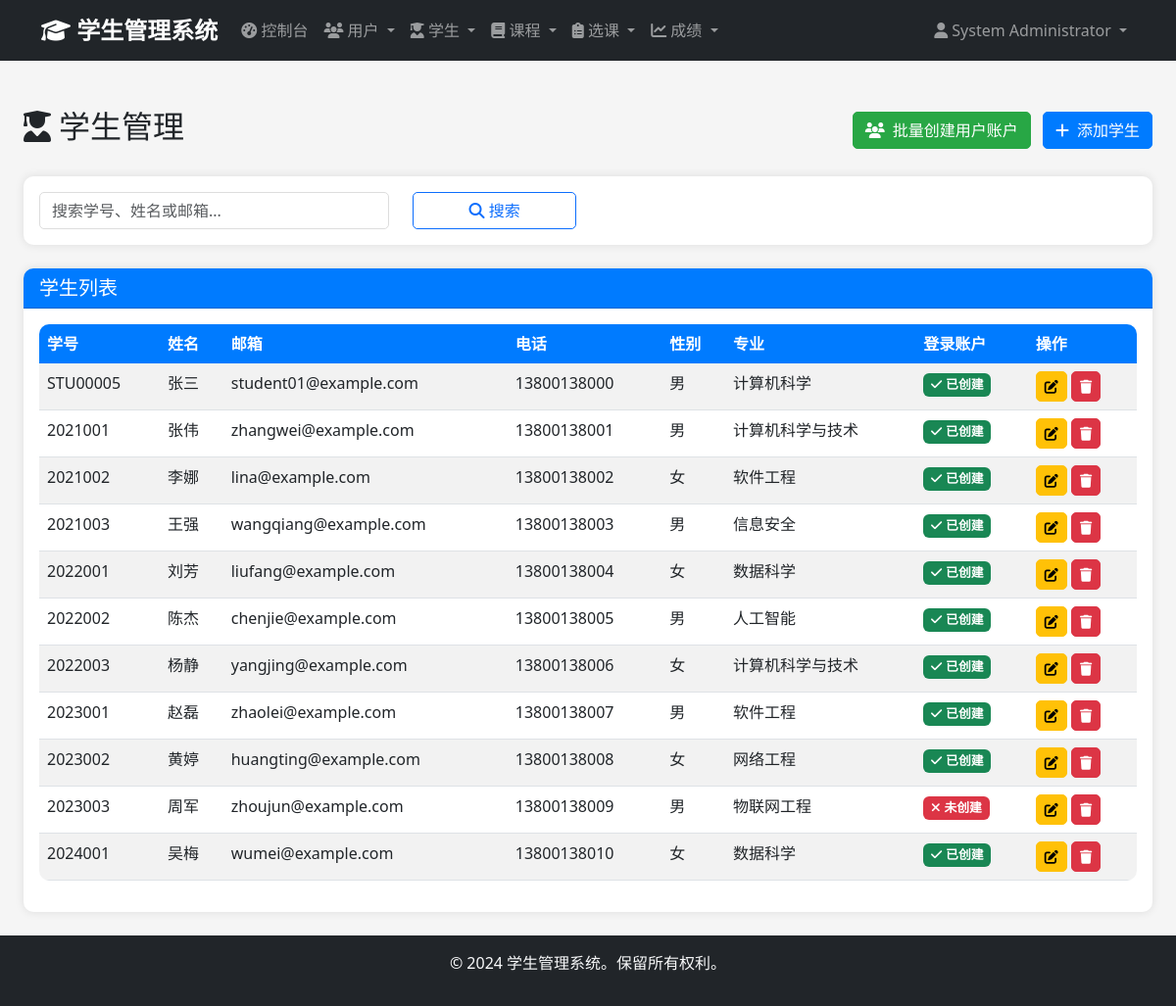
Page /admin/students (signed in) on the earlier database version.
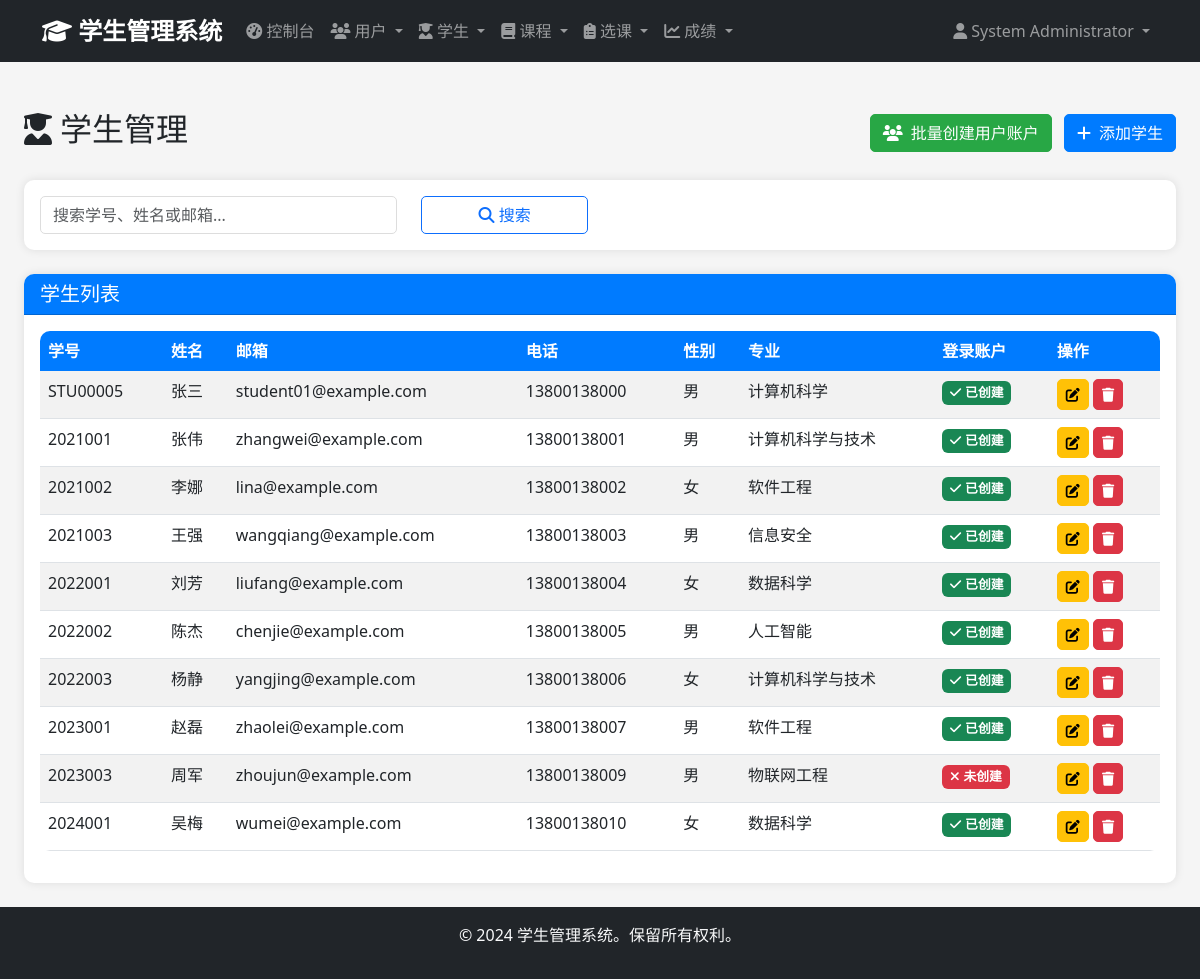
Same page on the later database version.
### app/models/user.py (models this page shows, shortened)
class User(UserMixin, db.Model):
    __tablename__ = 'users'
    id = db.Column(db.Integer, primary_key=True)
    username = db.Column(db.String(50), unique=True, nullable=False)
    email = db.Column(db.String(100), unique=True, nullable=False)
    password_hash = db.Column(db.String(255), nullable=False)
    full_name = db.Column(db.String(100), nullable=False)
    phone = db.Column(db.String(20))
    role = db.Column(db.Enum('admin', 'student', name='user_role'), nullable=False, default='student')
    is_active = db.Column(db.Boolean, default=True)
    created_at = db.Column(db.DateTime, default=datetime.utcnow)
    updated_at = db.Column(db.DateTime, default=datetime.utcnow, onupdate=datetime.utcnow)
    administrator = db.relationship('Administrator', backref='user', uselist=False, cascade='all, delete-orphan')
    def is_admin(self):
        return self.role == 'admin'

### app/models/student.py (models this page shows, shortened)
class Student(db.Model):
    __tablename__ = 'students'
    id = db.Column(db.Integer, primary_key=True)
    student_id = db.Column(db.String(20), unique=True, nullable=False)
    first_name = db.Column(db.String(50), nullable=False)
    last_name = db.Column(db.String(50), nullable=False)
    birth_date = db.Column(db.Date)
    gender = db.Column(db.Enum('Male', 'Female', 'Other', name='gender'))
    email = db.Column(db.String(100), unique=True, nullable=False)
    phone = db.Column(db.String(20))
    address = db.Column(db.Text)
    major = db.Column(db.String(100))
    enrollment_year = db.Column(db.Integer)
    created_at = db.Column(db.DateTime, default=datetime.utcnow)
    updated_at = db.Column(db.DateTime, default=datetime.utcnow, onupdate=datetime.utcnow)
    enrollments = db.relationship('Enrollment', backref='student', lazy='dynamic', cascade='all, delete-orphan')

### app/views/admin.py (the view, shortened to what this page needs)
@admin_bp.route('/students')
@login_required
@admin_required
def students():
    page = request.args.get('page', 1, type=int)
    search = request.args.get('search', '')
    query = Student.query
    students = query.paginate(
        page=page,
        per_page=20,
        error_out=False
    )
    user_emails = set(user.email for user in User.query.filter_by(role='student').all())
    return render_template('admin/students/index.html', students=students, search=search, user_emails=user_emails)

### app/views/auth.py (called while the page is built)
def admin_required(f):
    @wraps(f)
    def decorated_function(*args, **kwargs):
        if not current_user.is_authenticated or not current_user.is_admin():
            flash('访问被拒绝。需要管理员权限。', 'error')
            return redirect(url_for('auth.login'))
        return f(*args, **kwargs)
    return decorated_function

### app/templates/admin/students/index.html (shortened to what this page needs)
{% extends "base.html" %}
{% block content %}
<div class="container-fluid mt-4">
    <div class="d-flex justify-content-between align-items-center mb-4">
        <div class="d-flex align-items-center">
            <h2>
                <i class="fas fa-user-graduate me-2"></i>学生管理
            </h2>
        </div>
        <div>
            <form method="POST" action="{{ url_for('admin.create_user_accounts_for_students') }}"
                  style="display: inline;" onsubmit="return confirm('确定要为没有用户账户的学生创建账户吗？默认密码为学号。')">
                <button type="submit" class="btn btn-success me-2">
                    <i class="fas fa-users me-2"></i>批量创建用户账户
                </button>
            </form>
            <a href="{{ url_for('admin.create_student') }}" class="btn btn-primary">
                <i class="fas fa-plus me-2"></i>添加学生
            </a>
        </div>
    </div>
    <div class="card mb-4">
        <div class="card-body">
            <form method="GET" action="{{ url_for('admin.students') }}">
                <div class="row">
                    <div class="col-md-4">
                        <input type="text" class="form-control" name="search" placeholder="搜索学号、姓名或邮箱..."
                               value="{{ search }}">
                    </div>
                    <div class="col-md-2">
                        <button type="submit" class="btn btn-outline-primary w-100">
                            <i class="fas fa-search"></i> 搜索
                        </button>
                    </div>
                </div>
            </form>
        </div>
    </div>
    <div class="card">
        <div class="card-header">
            <h5 class="mb-0">学生列表</h5>
        </div>
        <div class="card-body">
            {% if students %}
            <div class="table-responsive">
                <table class="table table-striped">
                    <thead>
                        <tr>
                            <th>学号</th>
                            <th>姓名</th>
                            <th>邮箱</th>
                            <th>电话</th>
                            <th>性别</th>
                            <th>专业</th>
                            <th>登录账户</th>
                            <th>操作</th>
                        </tr>
                    </thead>
                    <tbody>
                        {% for student in students %}
                        <tr>
                            <td>{{ student.student_id }}</td>
                            <td>{{ student.first_name }}{{ student.last_name }}</td>
                            <td>{{ student.email }}</td>
                            <td>{{ student.phone or '-' }}</td>
                            <td>
                                {% if student.gender == 'Male' %}男
                                {% elif student.gender == 'Female' %}女
                                {% else %}其他{% endif %}
                            </td>
                            <td>{{ student.major or '-' }}</td>
                            <td>
                                {% if student.email in user_emails %}
                                    <span class="badge bg-success">
                                        <i class="fas fa-check me-1"></i>已创建
                                    </span>
                                {% else %}
                                    <span class="badge bg-danger">
                                        <i class="fas fa-times me-1"></i>未创建
                                    </span>
                                {% endif %}
                            </td>
                            <td>
                                <a href="{{ url_for('admin.edit_student', student_id=student.id) }}"
                                   class="btn btn-sm btn-warning" title="编辑">
                                    <i class="fas fa-edit"></i>
                                </a>
                                <button type="button" class="btn btn-sm btn-danger delete-student"
                                        data-id="{{ student.id }}" data-name="{{ student.first_name }}{{ student.last_name }}" title="删除">
                                    <i class="fas fa-trash"></i>
                                </button>
                            </td>
                        </tr>
                        {% endfor %}
                    </tbody>
                </table>
            </div>
            {% endif %}
        </div>
    </div>
</div>
{% endblock %}

### app/templates/base.html (shortened to what this page needs)
<!DOCTYPE html>
<html lang="zh-CN">
<head>
    <link href="https://cdn.jsdelivr.net/npm/bootstrap@5.3.0/dist/css/bootstrap.min.css" rel="stylesheet">
    <link href="https://cdnjs.cloudflare.com/ajax/libs/font-awesome/6.4.0/css/all.min.css" rel="stylesheet">
    <link href="{{ url_for('static', filename='css/style.css') }}" rel="stylesheet">
</head>
<body>
    {% if current_user.is_authenticated %}
    <nav class="navbar navbar-expand-lg navbar-dark bg-dark">
        <div class="container">
            <a class="navbar-brand" href="{{ url_for('main.dashboard') }}">
                <i class="fas fa-graduation-cap"></i> 学生管理系统
            </a>
            <div class="collapse navbar-collapse" id="navbarNav">
                <ul class="navbar-nav me-auto">
                    {% if current_user.is_admin() %}
                    <li class="nav-item">
                        <a class="nav-link" href="{{ url_for('admin.dashboard') }}">
                            <i class="fas fa-tachometer-alt"></i> 控制台
                        </a>
                    </li>
                    <li class="nav-item dropdown">
                        <a class="nav-link dropdown-toggle" href="#" data-bs-toggle="dropdown">
                            <i class="fas fa-users"></i> 用户
                        </a>
                    </li>
                    <li class="nav-item dropdown">
                        <a class="nav-link dropdown-toggle" href="#" data-bs-toggle="dropdown">
                            <i class="fas fa-user-graduate"></i> 学生
                        </a>
                    </li>
                    <li class="nav-item dropdown">
                        <a class="nav-link dropdown-toggle" href="#" data-bs-toggle="dropdown">
                            <i class="fas fa-book"></i> 课程
                        </a>
                    </li>
                    <li class="nav-item dropdown">
                        <a class="nav-link dropdown-toggle" href="#" data-bs-toggle="dropdown">
                            <i class="fas fa-clipboard-list"></i> 选课
                        </a>
                    </li>
                    <li class="nav-item dropdown">
                        <a class="nav-link dropdown-toggle" href="#" data-bs-toggle="dropdown">
                            <i class="fas fa-chart-line"></i> 成绩
                        </a>
                    </li>
                    {% endif %}
                </ul>
                <ul class="navbar-nav">
                    <li class="nav-item dropdown">
                        <a class="nav-link dropdown-toggle" href="#" data-bs-toggle="dropdown">
                            <i class="fas fa-user"></i> {{ current_user.full_name }}
                        </a>
                    </li>
                </ul>
            </div>
        </div>
    </nav>
    {% endif %}
    <main class="container-fluid py-4">
        {% block content %}{% endblock %}
    </main>
    <footer class="bg-dark text-light text-center py-3 mt-auto">
        <div class="container">
            <p>&copy; 2024 学生管理系统。保留所有权利。</p>
        </div>
    </footer>
</body>
</html>

### app/static/css/style.css (style rules this page uses)
:root { --primary-color: #007bff; --secondary-color: #6c757d; --success-color: #28a745; --danger-color: #dc3545; --warning-color: #ffc107; --info-color: #17a2b8; --dark-color: #343a40; --light-color: #f8f9fa; }
body { min-height: 100vh; display: flex; flex-direction: column; background-color: #f5f5f5; font-family: 'Segoe UI', Tahoma, Geneva, Verdana, sans-serif; }
main { flex: 1; }
.navbar-brand { font-weight: bold; font-size: 1.5rem; }
.navbar-nav .nav-link { transition: color 0.3s; }
.card { border: none; border-radius: 10px; box-shadow: 0 0 10px rgba(0,0,0,0.1); transition: transform 0.3s, box-shadow 0.3s; }
.card-header { background-color: var(--primary-color); color: white; border-radius: 10px 10px 0 0 !important; font-weight: 600; }
.btn { border-radius: 5px; transition: all 0.3s; }
.btn-primary { background-color: var(--primary-color); border-color: var(--primary-color); }
.btn-success { background-color: var(--success-color); border-color: var(--success-color); }
.btn-danger { background-color: var(--danger-color); border-color: var(--danger-color); }
.table { background-color: white; border-radius: 10px; overflow: hidden; }
.table thead th { background-color: var(--primary-color); color: white; border: none; }
.form-control, .form-select { border-radius: 5px; border: 1px solid #ddd; transition: border-color 0.3s, box-shadow 0.3s; }
footer { margin-top: auto; }
.badge { font-size: 0.8rem; padding: 0.4em 0.6em; }

Differences in the rows shown:
removed Student: student_id "2023002", first_name "黄", last_name "婷", email "huangting@example.com", phone "13800138008", gender "女", major "网络工程", shows "已创建"
